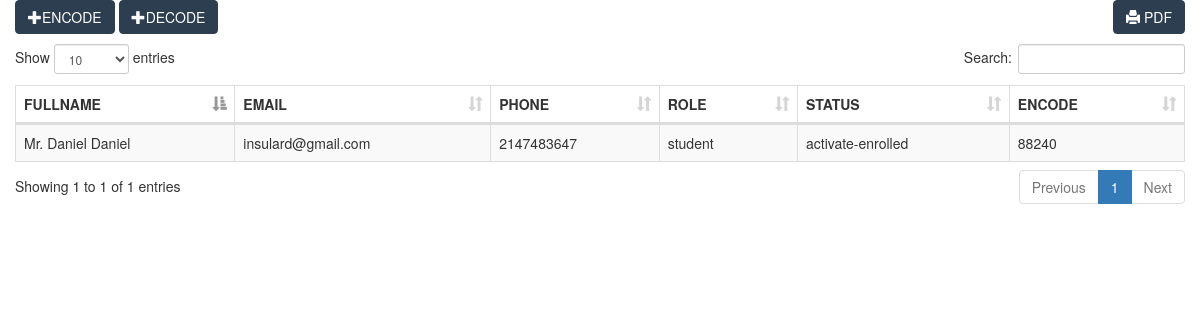
/registrar/STUDENT/index.php, run on the app's committed database.
### tables this page shows
CREATE TABLE `student_info` (
  `id` int(11) NOT NULL,
  `user_id` varchar(50) NOT NULL,
  `emailAdd` varchar(60) NOT NULL,
  `fname` varchar(60) NOT NULL,
  `lname` varchar(60) NOT NULL,
  `F_Fname` varchar(50) NOT NULL,
  `F_Lname` varchar(50) NOT NULL,
  `M_Fname` varchar(50) NOT NULL,
  `M_Lname` varchar(50) NOT NULL,
  `Address_S` varchar(100) NOT NULL,
  `Zip_code` int(4) NOT NULL,
  `Gender_S` varchar(10) NOT NULL,
  `Date_OF_Birth` varchar(50) NOT NULL,
  `Strand_S` varchar(50) NOT NULL,
  `mobile_num` int(11) NOT NULL,
  `done` varchar(50) NOT NULL
);

CREATE TABLE `student_assigned` (
  `id` int(11) NOT NULL,
  `year_id` int(11) NOT NULL,
  `user_id` varchar(250) NOT NULL,
  `student_id` int(50) NOT NULL
);

### registrar/STUDENT/index.php (the view, shortened to what this page needs)
<!DOCTYPE html>
<html>
<head>
	<link rel="stylesheet" type="text/css" href="bootstrap/css/bootstrap.min.css">
	<link rel="stylesheet" type="text/css" href="datatable/dataTable.bootstrap.min.css">
</head>
<body>
<div class="container">
	<div class="row">
		<div class="col-sm-12">
			<div class="row">
				<a href="#addnew" data-toggle="modal" class="btn btn-primary" style="background-color:#2c3e50; border-color:#2c3e50;"><span class="glyphicon glyphicon-plus"></span>ENCODE</a>
				<a href="#decode" data-toggle="modal" class="btn btn-primary" style="background-color:#2c3e50; border-color:#2c3e50;"><span class="glyphicon glyphicon-plus"></span>DECODE</a>
				<a href="print_pdf.php" class="btn btn-success pull-right" style="background-color:#2c3e50; border-color:#2c3e50;"><span class="glyphicon glyphicon-print"></span> PDF</a>
			</div>
			<div class="height10">
			</div>
			<div class="row">
				<table id="myTable" class="table table-bordered table-striped">
					<thead>
						<th>FULLNAME</th>
						<th>EMAIL</th>
						<th>PHONE</th>
						<th>ROLE</th>
						<th>STATUS</th>
						<th>ENCODE</th>
					</thead>
					<tbody>
						<?php
							include_once('../../connection/connection.php');
							$sql = "SELECT *,student_info.id as STUDIN, login.id as LOGID FROM `student_info` LEFT JOIN login ON student_info.user_id = login.user_id LEFT JOIN student_assigned ON login.user_id = student_assigned.user_id WHERE role = 'student'";
							$query = $con->query($sql);
							while($row = $query->fetch_assoc()){
								echo
								"<tr>";
									if($row['Gender_S'] == 'Male'){ echo "<td>Mr. ".$row['fname']." ".$row['lname']."</td>"; } else { echo "<td>Ms. ".$row['fname']." ".$row['lname']."</td>"; }
							echo   "<td>".$row['emailAdd']."</td>
									<td>".$row['mobile_num']."</td>
									<td>".$row['role']."</td>
									<td>".$row['account']."-".$row['aplicant']."</td>";
									if(!empty($row['student_id'])){
							echo   "<td>".$row['student_id']."</td>";
									}else{
							echo   "<td>FOR ENCODING</td>";
									}
							echo   "</tr>";
							}
						?>
					</tbody>
				</table>
			</div>
		</div>
	</div>
</div>
</body>
</html>

### registrar/STUDENT/index.php (style rules this page uses)
.height10 { height:10px; }

### data on the page
student_info: fname "Daniel", lname "Daniel", login.emailAdd "insulard@gmail.com", mobile_num "2147483647", login.role "student", login.account "activate", login.aplicant "enrolled", student_assigned.student_id "88240"
